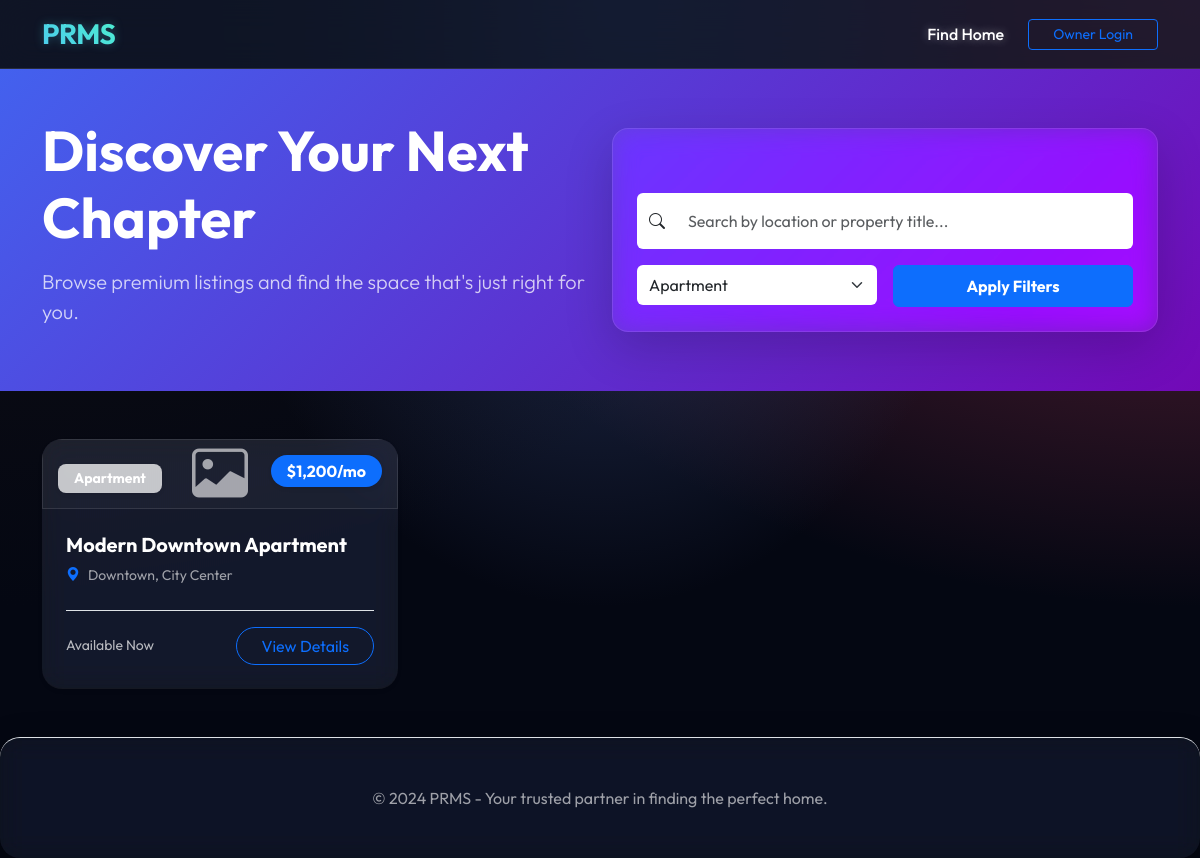
The app's page /app/views/tenant_view.php?type=Apartment with its own data.
### tables this page shows
CREATE TABLE IF NOT EXISTS properties (
    id INT AUTO_INCREMENT PRIMARY KEY,
    owner_id INT NOT NULL,
    category_id INT NOT NULL,
    title VARCHAR(255) NOT NULL,
    description TEXT,
    price DECIMAL(10, 2) UNSIGNED NOT NULL DEFAULT 0.00,
    location VARCHAR(255) NOT NULL,
    address TEXT,
    bedrooms INT UNSIGNED DEFAULT 0,
    bathrooms INT UNSIGNED DEFAULT 0,
    type ENUM('Apartment', 'House', 'Condo', 'Studio', 'Villa', 'Townhouse') DEFAULT 'Apartment',
    status ENUM('Available', 'Rented', 'Maintenance') NOT NULL DEFAULT 'Available',
    created_at TIMESTAMP DEFAULT CURRENT_TIMESTAMP,
    updated_at TIMESTAMP DEFAULT CURRENT_TIMESTAMP ON UPDATE CURRENT_TIMESTAMP,
    CONSTRAINT fk_owner
        FOREIGN KEY (owner_id) 
        REFERENCES users(id) 
        ON DELETE CASCADE,
    CONSTRAINT fk_category
        FOREIGN KEY (category_id) 
        REFERENCES categories(id) 
        ON DELETE RESTRICT,
    INDEX (status),
    INDEX (category_id),
    INDEX (owner_id),
    INDEX (price)
);

CREATE TABLE IF NOT EXISTS categories (
    id INT AUTO_INCREMENT PRIMARY KEY,
    name VARCHAR(100) NOT NULL UNIQUE,
    description TEXT,
    created_at TIMESTAMP DEFAULT CURRENT_TIMESTAMP
);

### app/views/tenant_view.php (the view, shortened to what this page needs)
<?php
$search = trim($_GET['search'] ?? '');
$type_filter = $_GET['type'] ?? '';
$conn = get_db_connection();
$sql = "SELECT p.*, c.name as type,
        (SELECT image_path FROM property_images WHERE property_id = p.id ORDER BY is_main DESC, id ASC LIMIT 1) as main_image
        FROM properties p
        LEFT JOIN categories c ON p.category_id = c.id
        WHERE p.status = 'Available'";
$params = [];
$types = "";
if (!empty($type_filter)) {
    $sql .= " AND c.name = ?";
    $params[] = $type_filter;
    $types .= "s";
}
$sql .= " ORDER BY p.created_at DESC";
$stmt = mysqli_prepare($conn, $sql);
if (!empty($params)) {
    mysqli_stmt_bind_param($stmt, $types, ...$params);
}
mysqli_stmt_execute($stmt);
$result = mysqli_stmt_get_result($stmt);
$properties = [];
while ($row = mysqli_fetch_assoc($result)) {
    $properties[] = $row;
}
?>
<!DOCTYPE html>
<html lang="en">
<head>
    <link href="https://cdn.jsdelivr.net/npm/bootstrap@5.3.0/dist/css/bootstrap.min.css" rel="stylesheet">
    <link rel="stylesheet" href="../../public/assets/css/style.css?v=<?php echo time(); ?>">
    <link rel="stylesheet" href="https://cdn.jsdelivr.net/npm/bootstrap-icons@1.11.1/font/bootstrap-icons.css">
</head>
<body class="tenant-portal">
    <nav class="navbar navbar-expand-lg navbar-dark glass-nav sticky-top">
        <div class="container">
            <a class="navbar-brand text-gradient fs-3 fw-bold" href="../../public/index.php">PRMS</a>
            <div class="collapse navbar-collapse" id="navbarNav">
                <ul class="navbar-nav ms-auto align-items-center">
                    <li class="nav-item">
                        <a class="nav-link active" href="tenant_view.php">Find Home</a>
                    </li>
                    <?php if (isset($_SESSION['user_id'])): ?>
                        <li class="nav-item dropdown ms-lg-3">
                            <a class="nav-link dropdown-toggle d-flex align-items-center gap-2" href="#" id="navbarDropdown"
                                role="button" data-bs-toggle="dropdown">
                                <i class="bi bi-person-circle fs-5"></i>
                                <?php echo htmlspecialchars($_SESSION['user_name']); ?>
                            </a>
                            <ul class="dropdown-menu dropdown-menu-end glass-panel border-0 shadow-sm mt-2">
                                <li><a class="dropdown-item" href="#" data-bs-toggle="modal" data-bs-target="#profileModal">My Profile</a></li>
                                <?php if ($_SESSION['user_role'] === 'owner' || $_SESSION['user_role'] === 'admin'): ?>
                                    <li><a class="dropdown-item" href="property_list.php">Owner Dashboard</a></li>
                                    <li>
                                        <hr class="dropdown-divider">
                                    </li>
                                <?php endif; ?>
                                <li><a class="dropdown-item text-danger"
                                        href="../controllers/auth_controller.php?action=logout">Logout</a></li>
                            </ul>
                        </li>
                    <?php else: ?>
                        <li class="nav-item ms-lg-3">
                            <a href="login.php" class="btn btn-outline-primary btn-sm px-4">Owner Login</a>
                        </li>
                    <?php endif; ?>
                </ul>
            </div>
        </div>
    </nav>
    <header class="page-header py-5 bg-gradient-primary text-white position-relative overflow-hidden mb-5">
        <div class="container position-relative z-1">
            <div class="row align-items-center">
                <div class="col-lg-6 mb-4 mb-lg-0">
                    <h1 class="display-4 fw-bold mb-3">Discover Your Next Chapter</h1>
                    <p class="lead opacity-75">Browse premium listings and find the space that's just right for you.</p>
                </div>
                <div class="col-lg-6">
                    <div class="glass-panel p-4 rounded-4 shadow-lg">
                        <form action="tenant_view.php" method="GET" class="row g-3">
                            <div class="col-12">
                                <div class="input-group">
                                    <span class="input-group-text bg-white border-0"><i class="bi bi-search"></i></span>
                                    <input type="text" name="search" class="form-control border-0 py-3"
                                        placeholder="Search by location or property title..."
                                        value="<?php echo htmlspecialchars($search); ?>">
                                </div>
                            </div>
                            <div class="col-md-6">
                                <select name="type" class="form-select border-0 py-2">
                                    <?php
                                    $all_types = ['Apartment', 'House', 'Condo', 'Studio', 'Villa', 'Townhouse'];
                                    foreach ($all_types as $t) {
                                        $selected = ($type_filter === $t) ? 'selected' : '';
                                        echo "<option value=\"$t\" $selected>$t</option>";
                                    }
                                    ?>
                                </select>
                            </div>
                            <div class="col-md-6">
                                <button type="submit" class="btn btn-primary w-100 py-2 fw-bold">Apply Filters</button>
                            </div>
                        </form>
                    </div>
                </div>
            </div>
        </div>
    </header>
    <div class="container mb-5">
        <div class="row g-4">
            <?php if (empty($properties)): ?>
                <div class="col-12 text-center py-5">
                    <i class="bi bi-house-exclamation display-1 text-muted opacity-25 mb-3 d-block"></i>
                    <h3 class="text-secondary">No properties found matching your criteria.</h3>
                    <a href="tenant_view.php" class="btn btn-link">View all available properties</a>
                </div>
            <?php else: ?>
                <?php foreach ($properties as $property): ?>
                    <div class="col-md-6 col-lg-4">
                        <div class="card h-100 border-0 glass-panel property-card hover-up overflow-hidden shadow-sm">
                            <div class="position-relative">
                                <?php if ($property['main_image']): ?>
                                    <img src="../../images/<?php echo htmlspecialchars($property['main_image']); ?>"
                                        class="card-img-top property-thumb"
                                        alt="<?php echo htmlspecialchars($property['title']); ?>">
                                <?php else: ?>
                                    <div
                                        class="card-img-top property-thumb bg-light d-flex align-items-center justify-content-center">
                                        <i class="bi bi-image text-muted display-4"></i>
                                    </div>
                                <?php endif; ?>
                                <div
                                    class="property-badge position-absolute top-0 end-0 m-3 px-3 py-1 bg-primary text-white rounded-pill shadow-sm fw-bold">
                                    $<?php echo number_format($property['price'], 0); ?>/mo
                                </div>
                                <div
                                    class="type-badge position-absolute bottom-0 start-0 m-3 px-3 py-1 bg-white bg-opacity-75 text-dark rounded-3 shadow-sm small fw-bold">
                                    <?php echo htmlspecialchars($property['type']); ?>
                                </div>
                            </div>
                            <div class="card-body p-4">
                                <h5 class="card-title fw-bold mb-2"><?php echo htmlspecialchars($property['title']); ?></h5>
                                <p class="card-text text-muted small d-flex align-items-center gap-2 mb-4">
                                    <i class="bi bi-geo-alt-fill text-primary"></i>
                                    <?php echo htmlspecialchars($property['location']); ?>
                                </p>
                                <div class="d-flex justify-content-between align-items-center pt-3 border-top">
                                    <span class="text-secondary small">Available Now</span>
                                    <a href="property_details.php?id=<?php echo $property['id']; ?>"
                                        class="btn btn-outline-primary rounded-pill px-4">View Details</a>
                                </div>
                            </div>
                        </div>
                    </div>
                <?php endforeach; ?>
            <?php endif; ?>
        </div>
    </div>
    <footer class="footer py-5 glass-panel border-0 border-top mt-5">
        <div class="container text-center">
            <p class="text-muted mb-0">© 2024 PRMS - Your trusted partner in finding the perfect home.</p>
        </div>
    </footer>
</body>
</html>

### public/assets/css/style.css (style rules this page uses)
:root { --primary: #4361ee; --primary-light: #4895ef; --primary-dark: #3f37c9; --secondary: #b5179e; --success: #4cc9f0; --info: #4895ef; --warning: #f72585; --danger: #ef233c; --dark: #2b2d42; --light: #f8f9fa; --white: #ffffff; --gray-100: #f8f9fa; --gray-200: #e9ecef; --gray-300: #dee2e6; --gray-400: #ced4da; --gray-500: #adb5bd; --gray-600: #6c757d; --gray-700: #495057; --gray-800: #343a40; --gray-900: #212529; --glass: rgba(255, 255, 255, 0.7); --glass-border: rgba(255, 255, 255, 0.3); --glass-shadow: 0 8px 32px 0 rgba(31, 38, 135, 0.1); --transition: all 0.3s cubic-bezier(0.4, 0, 0.2, 1); }
body { font-family: 'Outfit', sans-serif; background-color: #040712; color: var(--white); min-height: 100vh; }
.beautified-page, .landing-page, .tenant-portal { background-color: #040712; background-image: radial-gradient(at 0% 0%, hsla(253, 16%, 7%, 1) 0, transparent 50%), radial-gradient(at 50% 0%, hsla(225, 39%, 30%, 1) 0, transparent 50%), radial-gradient(at 100% 0%, hsla(339, 49%, 30%, 1) 0, transparent 50%); background-attachment: fixed; background-size: cover; color: var(--white) !important; }
.beautified-page .glass-panel, .landing-page .glass-panel, .tenant-portal .glass-panel { background: rgba(255, 255, 255, 0.05); backdrop-filter: blur(12px) saturate(180%); -webkit-backdrop-filter: blur(12px) saturate(180%); border: 1px solid rgba(255, 255, 255, 0.1); border-radius: 20px; box-shadow: 0 8px 32px 0 rgba(0, 0, 0, 0.3); }
.beautified-page .text-secondary, .landing-page .text-secondary, .tenant-portal .text-secondary, .landing-page .text-muted, .tenant-portal .text-muted { color: rgba(255, 255, 255, 0.7) !important; }
.beautified-page .glass-nav, .landing-page .glass-nav, .tenant-portal .glass-nav { background: rgba(15, 23, 42, 0.8) !important; backdrop-filter: blur(15px); -webkit-backdrop-filter: blur(15px); backdrop-filter: blur(15px); -webkit-backdrop-filter: blur(15px); border-bottom: 1px solid rgba(255, 255, 255, 0.1); }
.bg-gradient-primary { background: linear-gradient(135deg, #4361ee, #7209b7) !important; }
.beautified-page .navbar-brand, .landing-page .navbar-brand, .tenant-portal .navbar-brand { font-weight: 700 !important; letter-spacing: -0.5px; background: linear-gradient(45deg, #4cc9f0, #4df0ce) !important; -webkit-background-clip: text !important; background-clip: text !important; -webkit-text-fill-color: transparent !important; filter: drop-shadow(0 0 5px rgba(76, 201, 240, 0.3)) !important; }
.beautified-page .nav-link, .landing-page .nav-link, .tenant-portal .nav-link { color: rgba(255, 255, 255, 0.8) !important; font-weight: 500; }
.beautified-page .nav-link.active, .landing-page .nav-link.active, .tenant-portal .nav-link.active, .beautified-page .nav-link:hover, .landing-page .nav-link:hover, .tenant-portal .nav-link:hover { color: white !important; text-shadow: 0 0 10px rgba(255, 255, 255, 0.4); }
.beautified-page .card .text-muted, .landing-page .card .text-muted, .tenant-portal .card .text-muted { color: rgba(255, 255, 255, 0.6) !important; }
.property-card .card-body { background: rgba(255, 255, 255, 0.02) !important; }
.property-card .card-title { color: white !important; }
.beautified-page .text-gradient, .landing-page .text-gradient, .tenant-portal .text-gradient { background: linear-gradient(45deg, #4cc9f0, #4df0ce) !important; -webkit-background-clip: text !important; background-clip: text !important; -webkit-text-fill-color: transparent !important; }
.beautified-page .text-dark, .landing-page .text-dark, .tenant-portal .text-dark { color: var(--white) !important; }
.beautified-page .bg-light, .landing-page .bg-light, .tenant-portal .bg-light { background: rgba(255, 255, 255, 0.05) !important; border: 1px solid rgba(255, 255, 255, 0.1); }
.beautified-page .text-muted, .landing-page .text-muted, .tenant-portal .text-muted { color: rgba(255, 255, 255, 0.6) !important; }

### records on screen
properties: price "1,200", category.name "Apartment", title "Modern Downtown Apartment", location "Downtown, City Center"

### other values on screen
form field type "Apartment"
